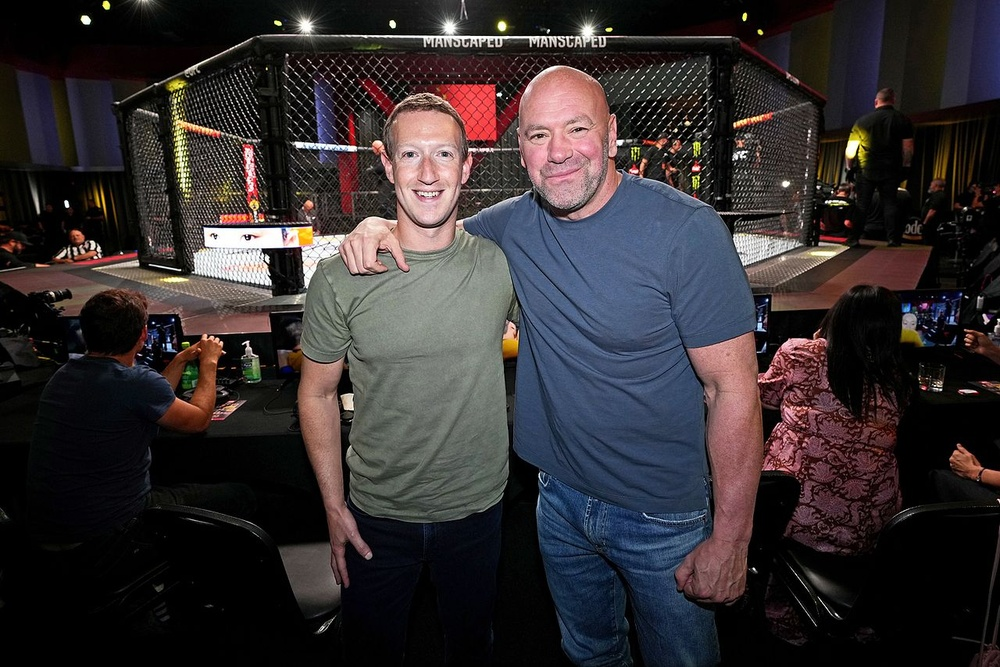
#> input picture zuckanddana.jpg, 1000 x 667 px, shrunk from 1280 x 854 before the run
$ python PR4.py
#> lines starting #> are read from the running program, lines starting #| are printed output that depends on the picture
import cv2
import numpy as np
from sklearn.cluster import KMeans
import matplotlib.pyplot as plt
from mpl_toolkits.mplot3d import Axes3D

def kMeansClustering(image_path, num_clusters):
     # Загрузка изображения
#> called with image_path = 'zuckanddana.jpg', num_clusters = 3
    image = cv2.imread(image_path)
#> image is the input picture: shape (667, 1000, 3); mean B, G, R 48.1, 46.2, 51.7
    image = cv2.cvtColor(image, cv2.COLOR_BGR2RGB)

   # Преобразование изображения в формат, удобный для обработки
    pixels = image.reshape((-1, 3))

     # Создание объекта KMeans с указанием количества кластеров
    kmeans = KMeans(n_clusters=num_clusters)
    kmeans.fit(pixels)
    # Получение меток кластеров для каждой точки данных
    labels = kmeans.labels_
    centers = np.uint8(kmeans.cluster_centers_)
    clustered_image = centers[labels.flatten()]
    clustered_image = clustered_image.reshape(image.shape)

    plt.figure(figsize=(10, 5))
    plt.subplot(1, 2, 1)
    plt.imshow(image)
    plt.title('Оригинальное изображение')
    plt.axis('off')

    plt.subplot(1, 2, 2)
    plt.imshow(clustered_image)
    plt.title('Кластеризованное изображение ({} кластера)'.format(num_clusters))
    plt.axis('off')
    plt.show()
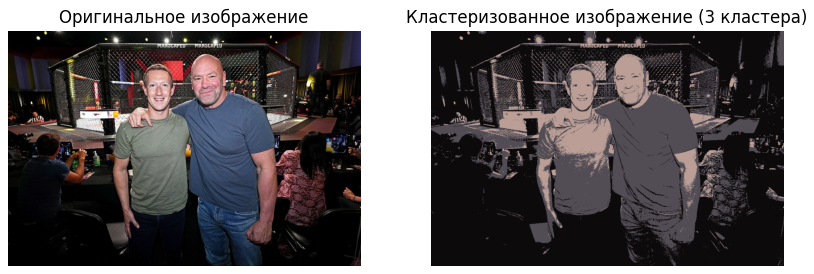
#> figure drawn by matplotlib, 2 panels

    fig = plt.figure()
    ax = fig.add_subplot(111, projection='3d')
    # Цикл до сходимости: перемещение центров и пересчет меток
    for label, color in zip(range(num_clusters), centers):
        ax.scatter(pixels[labels == label][:, 0], pixels[labels == label][:, 1], pixels[labels == label][:, 2],
                   c=[color / 255])
    ax.set_xlabel('Красный')
    ax.set_ylabel('Зеленый')
    ax.set_zlabel('Синий')
    ax.set_title('Сгруппированные пиксели в трехмерном пространстве')
    plt.show()
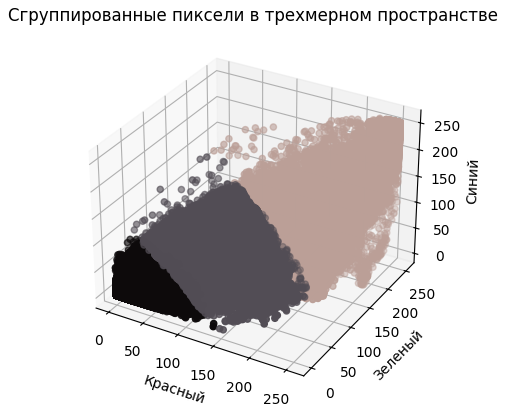
#> figure drawn by matplotlib, 1 panel

image_path = "zuckanddana.jpg"
num_clusters = 3
kMeansClustering(image_path, num_clusters)
